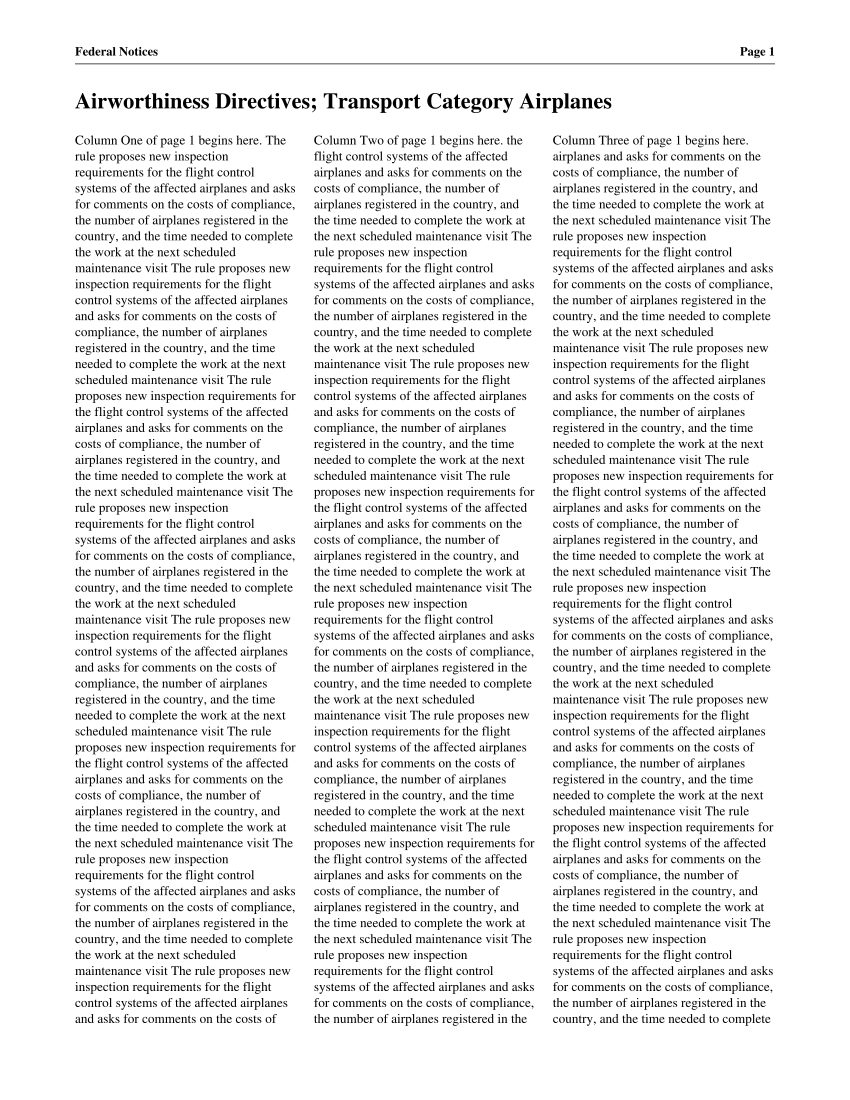

The script that saved this image:
"""生成测试夹具 three-columns.pdf：通栏标题 + 三栏正文（报纸、公报式），两页。
以前只找一条栏间距：三栏被当成两栏，其中一"栏"里并排着两栏的文字，左右两栏的行被配成一行，交错重叠，页数翻倍。"""
import sys
from reportlab.pdfgen import canvas

out = sys.argv[1] if len(sys.argv) > 1 else "three-columns.pdf"
W, H = 612, 792
c = canvas.Canvas(out, pagesize=(W, H))
COLS = [(54, 214), (226, 386), (398, 558)]
FONT, SIZE, LEAD = "Times-Roman", 9.5, 11.5
words = ("The rule proposes new inspection requirements for the flight control systems of the affected airplanes and asks for "
         "comments on the costs of compliance, the number of airplanes registered in the country, and the time needed to "
         "complete the work at the next scheduled maintenance visit ").split()


def y(v):
    return H - v


def column(x0, x1, top, bottom, lead_words, k0):
    """一栏正文：开头几个词标明是第几栏，之后逐词折行，排到 bottom 为止"""
    seq = lead_words + [words[(k0 + i) % len(words)] for i in range(2000)]
    line, base, k = "", top, 0
    while base <= bottom:
        w = seq[k]
        k += 1
        t = (line + " " + w).strip()
        if c.stringWidth(t, FONT, SIZE) > x1 - x0:
            c.setFont(FONT, SIZE)
            c.drawString(x0, y(base), line)
            base += LEAD
            line = w
        else:
            line = t


for page in range(2):
    c.setFont("Times-Bold", 9)
    c.drawString(54, y(40), "Federal Notices")
    c.drawRightString(558, y(40), f"Page {page + 1}")
    c.setLineWidth(0.5)
    c.line(54, y(46), 558, y(46))
    top = 70
    if page == 0:
        c.setFont("Times-Bold", 16)
        c.drawString(54, y(78), "Airworthiness Directives; Transport Category Airplanes")
        top = 104
    names = ["One", "Two", "Three"]
    for k, (x0, x1) in enumerate(COLS):
        column(x0, x1, top, 740, f"Column {names[k]} of page {page + 1} begins here.".split(), 7 * k + 3 * page)
    c.showPage()
c.save()
